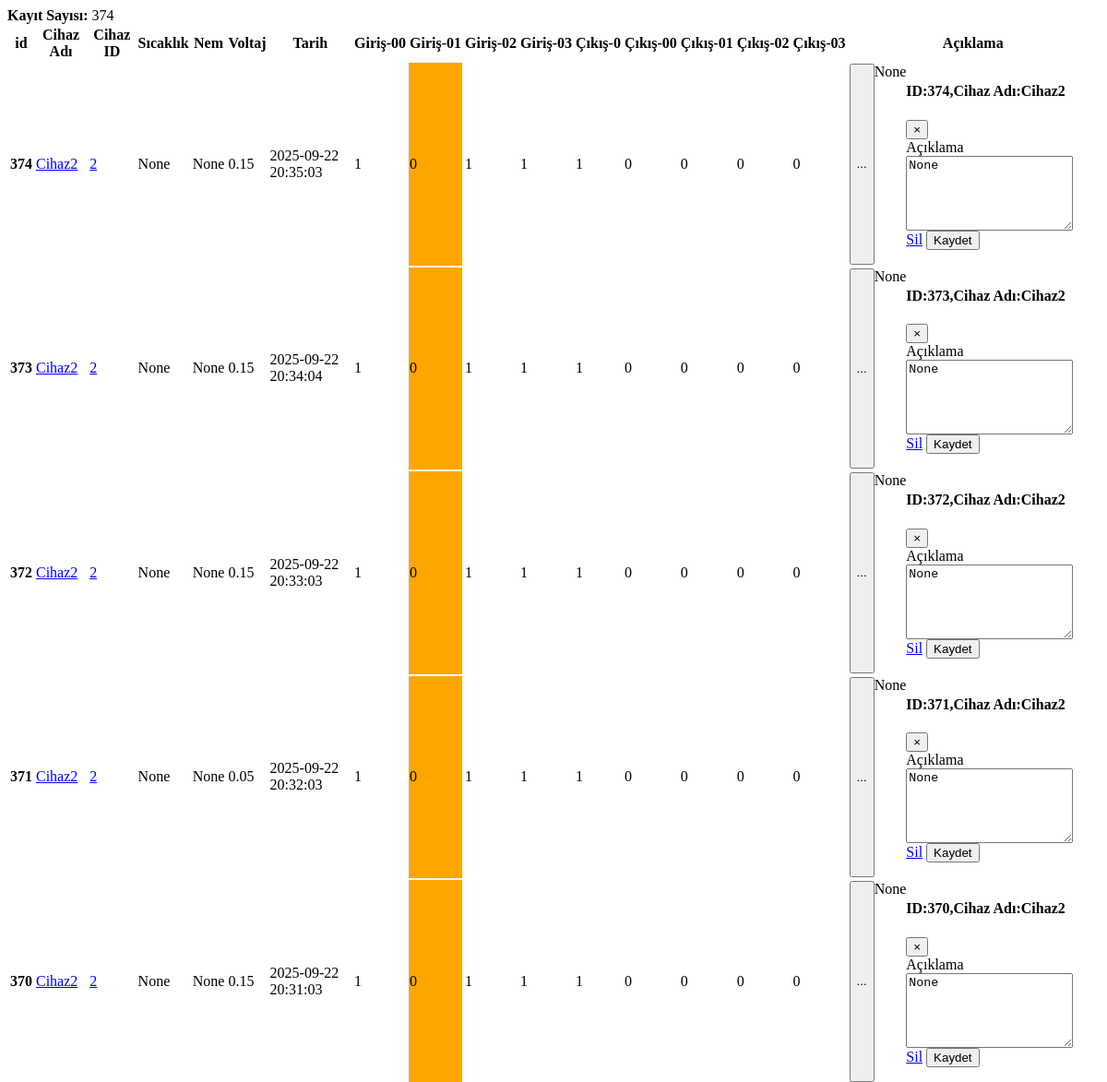
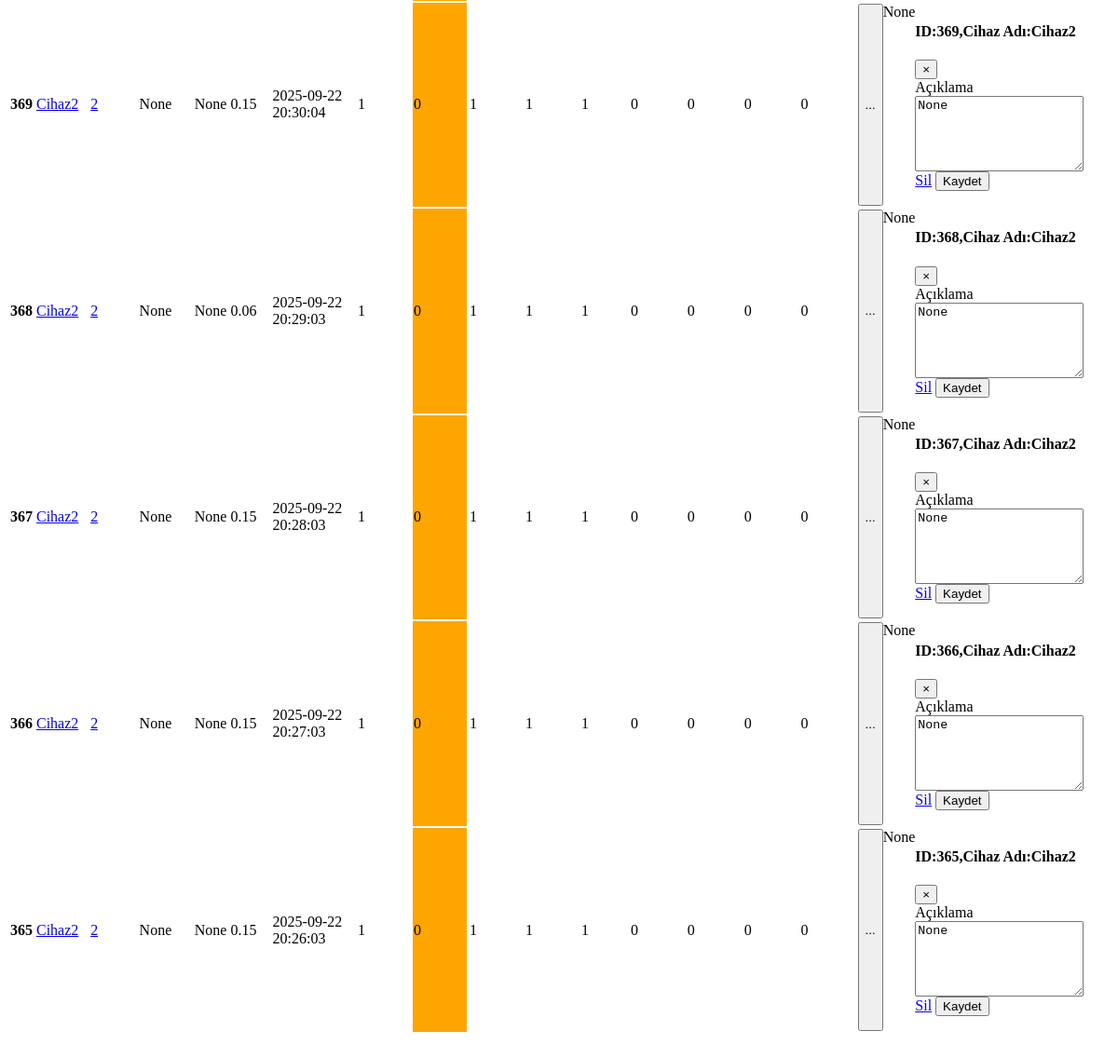
/tempList, run on an earlier commit of the app's database (2 pictures, top to bottom).
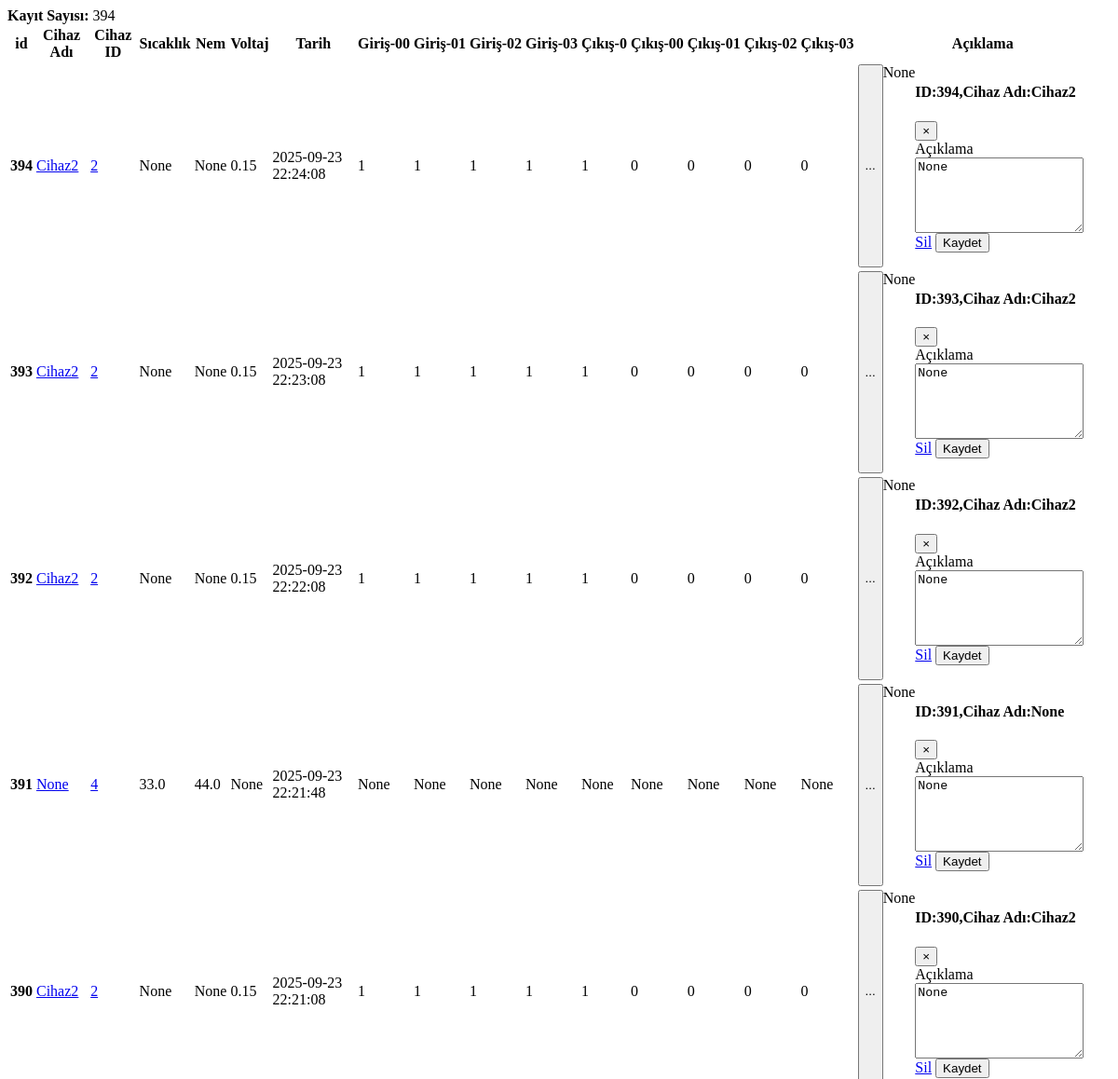
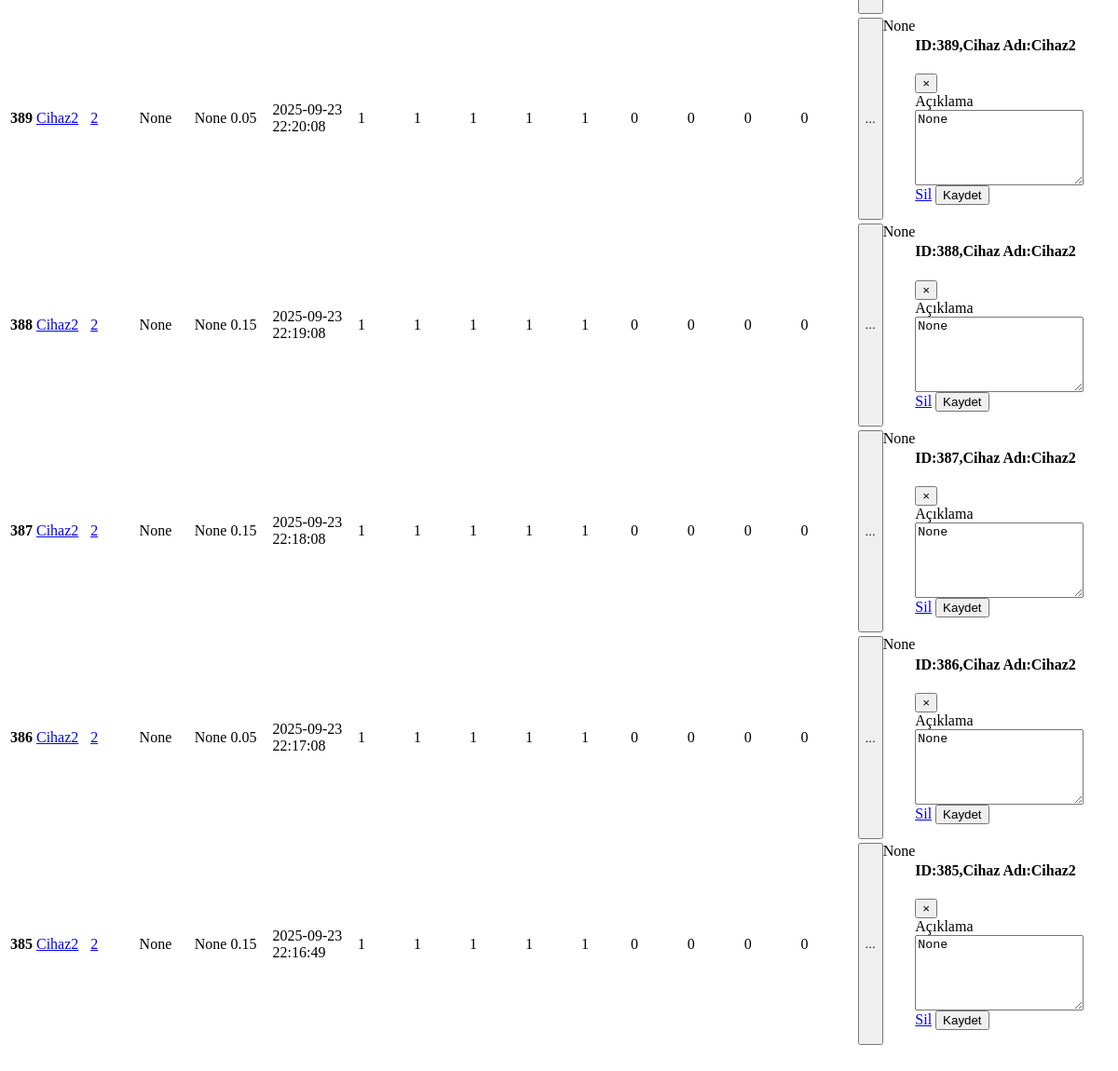
And on a later commit of the database (2 pictures, top to bottom).
### app_monitor/models.py (models this page shows, shortened)
class Temperature(models.Model):
    id=models.BigAutoField(primary_key=True,db_column='ID')
    temperature=models.FloatField(blank=True,null=True)
    humidity=models.FloatField(blank=True,null=True)
    volcum=models.FloatField(blank=True,null=True)
    date=models.DateTimeField()
    mail=models.BooleanField(default=False)
    additionalText=models.CharField(blank=True,null=True, max_length=50)
    device_id=models.ForeignKey(Device,on_delete=models.CASCADE,null=True, blank=True)
    device_name=models.CharField(blank=True,null=True, max_length=50)
    cikis0=models.CharField(blank=True,null=True, max_length=5)
    cikis00=models.CharField(blank=True,null=True, max_length=5)
    cikis01=models.CharField(blank=True,null=True, max_length=5)
    cikis02=models.CharField(blank=True,null=True, max_length=5)
    cikis03=models.CharField(blank=True,null=True, max_length=5)
    input00=models.CharField(blank=True,null=True, max_length=1)
    input01=models.CharField(blank=True,null=True, max_length=1)
    input02=models.CharField(blank=True,null=True, max_length=1)
    input03=models.CharField(blank=True,null=True, max_length=1)
    tag_id=models.ForeignKey(RFID_Kisi,on_delete=models.CASCADE,null=True,blank=True)
    staff_name=models.CharField(blank=True,null=True, max_length=30)

class Device(models.Model):
    device_id=models.IntegerField(primary_key=True,db_column='ID')
    device_name=models.CharField(blank=True,null=True, max_length=20)
    device_ip=models.CharField(blank=True,null=True, max_length=20)
    device_port=models.IntegerField(blank=True,null=True)
    device_function=models.CharField(blank=True,null=True, max_length=20)
    device_state=models.BooleanField(blank=True,null=True,default=False) #241225
    def __str__(self):
        return(f"{self.device_id}")

### app_monitor/views.py (the view)
# urls.py: path('tempList',tempList,name="tempList"),
def tempList(request):
    tempsajax = Temperature.objects.order_by('-id')[:10]
    deviceAll = Temperature.objects.order_by('-id')
    kayit_sayisi_total_ajax = Temperature.objects.count()
    cihaz_isimleri_query=Temperature.objects.values("device_name").distinct()
    cihaz_isimleri=[]
    for cihaz in cihaz_isimleri_query:
        cihaz_isimleri.append(list(cihaz.values())[0]) #cihaz isimlerini dizi olarak elde ettik.
    print("Templist girdi....")
    paginator = Paginator(deviceAll, 10)  # Show 10 contacts per page.
    device_search_count = deviceAll.count()
    page_number = request.GET.get('page')
    devicePaginator = paginator.get_page(page_number)
    tempsajax = paginator.get_page(page_number)
    context=dict(
        tempsajax=tempsajax,
        devicePaginator=devicePaginator,
        kayit_sayisi_total_ajax=kayit_sayisi_total_ajax,
    )
    return render(request, 'app_monitor/temperature_ajax.html', context)

### app_monitor/templates/app_monitor/temperature_ajax.html (shortened to what this page needs)
<b>Kayıt Sayısı: </b>{{kayit_sayisi_total_ajax}} <br>
   <table class="table table-hover">
  <thead>
     <tr>
       <th scope="col">id</th>
       <th scope="col">Cihaz Adı</th>
       <th scope="col">Cihaz ID</th>
       <th scope="col">Sıcaklık</th>
       <th scope="col">Nem</th>
       <th scope="col">Voltaj</th>
       <th scope="col">Tarih</th>
       <th scope="col">Giriş-00</th>
       <th scope="col">Giriş-01</th>
       <th scope="col">Giriş-02</th>
       <th scope="col">Giriş-03</th>
       <th scope="col">Çıkış-0</th>
       <th scope="col">Çıkış-00</th>
       <th scope="col">Çıkış-01</th>
       <th scope="col">Çıkış-02</th>
       <th scope="col">Çıkış-03</th>
       <th scope="col">Açıklama</th>
     </tr>
   </thead>
 <tbody>
 {% for temp in devicePaginator %}
   <tr>
       {% if temp.temperature >= 45 %}
     <th scope="row" style="background-color:#FF0000">{{temp.id}}</th>
     <td style="background-color:#FF0000">{{temp.temperature}}</td>
      <td style="background-color:#FF0000"> {{temp.date|date:'Y-m-d H:i:s'}}</td>
           {% if temp.mailSend == False %}
           <td style="background-color:#FF0000"> {{temp.mailSend}}</td>
           {% else %}
           <td style="background-color:#0000FF"> {{temp.mailSend}}</td>
           {% endif %}
       {% else %}
     <th scope="row" >{{temp.id}}</th>
     <td> <a target="_blank" href="/app_monitor/cihazlar/cihaz_adi={{temp.device_name}}" >{{temp.device_name}}</a> </td>
     <td> <a target="_blank" href="/app_monitor/cihazlar/cihaz_id={{temp.device_id}}" >{{temp.device_id}}</a> </td>
     <td >{{temp.temperature}}</td>
     <td >{{temp.humidity}}</td>
     <td >{{temp.volcum}}</td>
     <td > {{temp.date|date:'Y-m-d H:i:s'}}</td>
     {% if temp.input00 == "0" %} <td style="background-color:orange">{{temp.input00}}</td> {% else %} <td >{{temp.input00}}</td> {% endif %}
     {% if temp.input01 == "0" %} <td style="background-color:orange;">{{temp.input01}}</td> {% else %} <td >{{temp.input01}}</td> {% endif %}
     <td >{{temp.input02}}</td>
     <td >{{temp.input03}}</td>
     <td >{{temp.cikis0}}</td>
     <td >{{temp.cikis00}}</td>
     <td >{{temp.cikis01}}</td>
     <td >{{temp.cikis02}}</td>
     <td >{{temp.cikis03}}</td>
     <td style="display: flex;text-align:start;vertical-align:middle">
      <button type="button" data-bs-toggle="modal" data-bs-target="#modal{{temp.id}}" data-bs-toggle="modal">...</button>
      <span class="d-inline-block text-truncate" style="max-width: 150px;" >{{temp.additionalText}}</span>
      <div class="modal" id="modal{{temp.id}}" data-bs-backdrop="static">
        <div class="modal-dialog">
          <div class="modal-content">
            <div class="modal-header">
              <h4 class="modal-title">ID:{{temp.id}},Cihaz Adı:{{temp.device_name}}  </h4>
              <button type="button" class="close" data-bs-dismiss="modal">&times;</button>
            </div>
            <form action="/app_monitor/additional_text">
            <div class="modal-body">
                <div class="mb-3">
                  <label for="acknowledge">Açıklama</label>
                  <textarea class="form-control" name="additional_text" id="additional_text" rows="5" >{{temp.additionalText}}</textarea>
                </div>
              </div>
              <div class="modal-footer">
                <a class="btn btn-secondary" href="/app_monitor/additional_text_sil/{{temp.id}}" > Sil</a>
                <button type="submit" class="btn btn-primary" data-bs-dismiss="modal" id="modal_kaydet">Kaydet </button>
              </div>
            </form>
          </div>
        </div>
      </div>
    </td>
     {% endif %}
   </tr>
 {% endfor %}
 </tbody>
</table>

What changed in the data, as far as the page shows it:
no longer on this page (row unchanged): Temperature: id "374", device_name "Cihaz2", device_id "2", temperature "None", humidity "None", volcum "0.15", date "2025-09-22 20:35:03", input00 "1", input01 "0", input02 "1", input03 "1", cikis0 "1", cikis00 "0", cikis01 "0", cikis02 "0", cikis03 "0", additionalText "None", additional_text "None"
no longer on this page (row unchanged): Temperature: id "373", device_name "Cihaz2", device_id "2", temperature "None", humidity "None", volcum "0.15", date "2025-09-22 20:34:04", input00 "1", input01 "0", input02 "1", input03 "1", cikis0 "1", cikis00 "0", cikis01 "0", cikis02 "0", cikis03 "0", additionalText "None", additional_text "None"
no longer on this page (row unchanged): Temperature: id "372", device_name "Cihaz2", device_id "2", temperature "None", humidity "None", volcum "0.15", date "2025-09-22 20:33:03", input00 "1", input01 "0", input02 "1", input03 "1", cikis0 "1", cikis00 "0", cikis01 "0", cikis02 "0", cikis03 "0", additionalText "None", additional_text "None"
no longer on this page (row unchanged): Temperature: id "371", device_name "Cihaz2", device_id "2", temperature "None", humidity "None", volcum "0.05", date "2025-09-22 20:32:03", input00 "1", input01 "0", input02 "1", input03 "1", cikis0 "1", cikis00 "0", cikis01 "0", cikis02 "0", cikis03 "0", additionalText "None", additional_text "None"
no longer on this page (row unchanged): Temperature: id "370", device_name "Cihaz2", device_id "2", temperature "None", humidity "None", volcum "0.15", date "2025-09-22 20:31:03", input00 "1", input01 "0", input02 "1", input03 "1", cikis0 "1", cikis00 "0", cikis01 "0", cikis02 "0", cikis03 "0", additionalText "None", additional_text "None"
no longer on this page (row unchanged): Temperature: id "369", device_name "Cihaz2", device_id "2", temperature "None", humidity "None", volcum "0.15", date "2025-09-22 20:30:04", input00 "1", input01 "0", input02 "1", input03 "1", cikis0 "1", cikis00 "0", cikis01 "0", cikis02 "0", cikis03 "0", additionalText "None", additional_text "None"
no longer on this page (row unchanged): Temperature: id "368", device_name "Cihaz2", device_id "2", temperature "None", humidity "None", volcum "0.06", date "2025-09-22 20:29:03", input00 "1", input01 "0", input02 "1", input03 "1", cikis0 "1", cikis00 "0", cikis01 "0", cikis02 "0", cikis03 "0", additionalText "None", additional_text "None"
no longer on this page (row unchanged): Temperature: id "367", device_name "Cihaz2", device_id "2", temperature "None", humidity "None", volcum "0.15", date "2025-09-22 20:28:03", input00 "1", input01 "0", input02 "1", input03 "1", cikis0 "1", cikis00 "0", cikis01 "0", cikis02 "0", cikis03 "0", additionalText "None", additional_text "None"
no longer on this page (row unchanged): Temperature: id "366", device_name "Cihaz2", device_id "2", temperature "None", humidity "None", volcum "0.15", date "2025-09-22 20:27:03", input00 "1", input01 "0", input02 "1", input03 "1", cikis0 "1", cikis00 "0", cikis01 "0", cikis02 "0", cikis03 "0", additionalText "None", additional_text "None"
no longer on this page (row unchanged): Temperature: id "365", device_name "Cihaz2", device_id "2", temperature "None", humidity "None", volcum "0.15", date "2025-09-22 20:26:03", input00 "1", input01 "0", input02 "1", input03 "1", cikis0 "1", cikis00 "0", cikis01 "0", cikis02 "0", cikis03 "0", additionalText "None", additional_text "None"
added Temperature: id "394", device_name "Cihaz2", device_id "2", temperature "None", humidity "None", volcum "0.15", date "2025-09-23 22:24:08", input00 "1", input01 "1", input02 "1", input03 "1", cikis0 "1", cikis00 "0", cikis01 "0", cikis02 "0", cikis03 "0", additionalText "None", additional_text "None"
added Temperature: id "393", device_name "Cihaz2", device_id "2", temperature "None", humidity "None", volcum "0.15", date "2025-09-23 22:23:08", input00 "1", input01 "1", input02 "1", input03 "1", cikis0 "1", cikis00 "0", cikis01 "0", cikis02 "0", cikis03 "0", additionalText "None", additional_text "None"
added Temperature: id "392", device_name "Cihaz2", device_id "2", temperature "None", humidity "None", volcum "0.15", date "2025-09-23 22:22:08", input00 "1", input01 "1", input02 "1", input03 "1", cikis0 "1", cikis00 "0", cikis01 "0", cikis02 "0", cikis03 "0", additionalText "None", additional_text "None"
added Temperature: id "391", device_name "None", device_id "4", temperature "33.0", humidity "44.0", volcum "None", date "2025-09-23 22:21:48", input00 "None", input01 "None", input02 "None", input03 "None", cikis0 "None", cikis00 "None", cikis01 "None", cikis02 "None", cikis03 "None", additionalText "None", additional_text "None"
added Temperature: id "390", device_name "Cihaz2", device_id "2", temperature "None", humidity "None", volcum "0.15", date "2025-09-23 22:21:08", input00 "1", input01 "1", input02 "1", input03 "1", cikis0 "1", cikis00 "0", cikis01 "0", cikis02 "0", cikis03 "0", additionalText "None", additional_text "None"
added Temperature: id "389", device_name "Cihaz2", device_id "2", temperature "None", humidity "None", volcum "0.05", date "2025-09-23 22:20:08", input00 "1", input01 "1", input02 "1", input03 "1", cikis0 "1", cikis00 "0", cikis01 "0", cikis02 "0", cikis03 "0", additionalText "None", additional_text "None"
added Temperature: id "388", device_name "Cihaz2", device_id "2", temperature "None", humidity "None", volcum "0.15", date "2025-09-23 22:19:08", input00 "1", input01 "1", input02 "1", input03 "1", cikis0 "1", cikis00 "0", cikis01 "0", cikis02 "0", cikis03 "0", additionalText "None", additional_text "None"
added Temperature: id "387", device_name "Cihaz2", device_id "2", temperature "None", humidity "None", volcum "0.15", date "2025-09-23 22:18:08", input00 "1", input01 "1", input02 "1", input03 "1", cikis0 "1", cikis00 "0", cikis01 "0", cikis02 "0", cikis03 "0", additionalText "None", additional_text "None"
added Temperature: id "386", device_name "Cihaz2", device_id "2", temperature "None", humidity "None", volcum "0.05", date "2025-09-23 22:17:08", input00 "1", input01 "1", input02 "1", input03 "1", cikis0 "1", cikis00 "0", cikis01 "0", cikis02 "0", cikis03 "0", additionalText "None", additional_text "None"
added Temperature: id "385", device_name "Cihaz2", device_id "2", temperature "None", humidity "None", volcum "0.15", date "2025-09-23 22:16:49", input00 "1", input01 "1", input02 "1", input03 "1", cikis0 "1", cikis00 "0", cikis01 "0", cikis02 "0", cikis03 "0", additionalText "None", additional_text "None"
Also different on the page:
{{ kayit_sayisi_total_ajax }}: "374" → "394"
